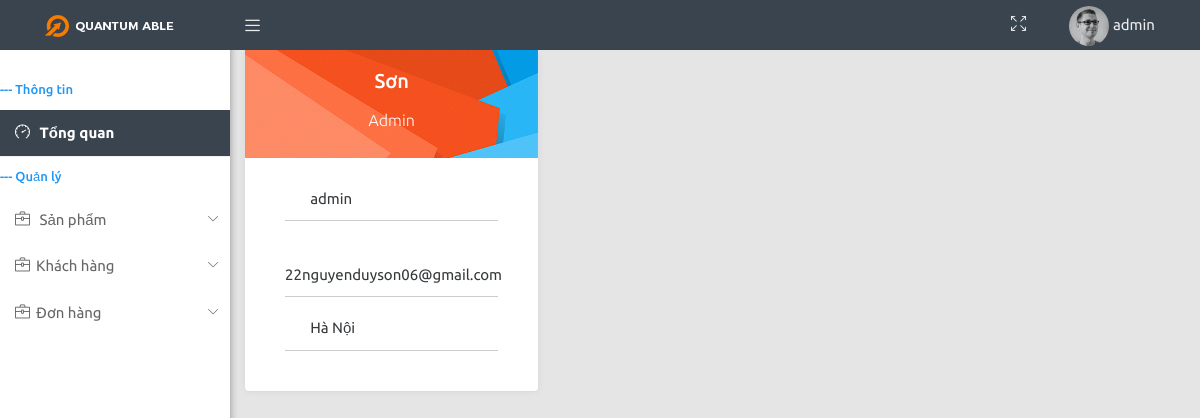
The app's page /public/Manager/showProfile (signed in) with its own data.
### tables this page shows
CREATE TABLE `user` (
  `id` int(11) NOT NULL,
  `name` varchar(50) NOT NULL,
  `phone_number` varchar(20) NOT NULL,
  `address` varchar(100) NOT NULL,
  `account` varchar(50) NOT NULL,
  `password` varchar(100) NOT NULL,
  `email` varchar(50) NOT NULL,
  `permission` int(11) NOT NULL DEFAULT 0,
  `image` varchar(100) DEFAULT NULL
);

### app/libraries/Core.php (called while the page is built, shortened)
<?php
class Core
{
    protected $currentMethod = 'index';
    public function __construct()
    {
        $url = $this->getUrl();
        if (isset($url[0])) {
            if (file_exists('../app/controllers/' . ucwords($url[0]) . '.php')) {
                unset($url[0]);
            }
        }
        $this->currentController = new $this->currentController;
        if (isset($url[1])) {
            if (method_exists($this->currentController, $url[1])) {
                $this->currentMethod = $url[1];
                unset($url[1]);
            }
        }
        $this->params = $url ? array_values($url) : [];
        call_user_func_array([$this->currentController, $this->currentMethod], $this->params);
    }
    public function getUrl()
    {
        if (isset($_GET['url'])) {
            $url = trim($_GET['url'], '/');
            $url = filter_var($url, FILTER_SANITIZE_URL);
            $url = explode('/', $url);
            return $url;
        }
    }
}

### app/require.php (called while the page is built, shortened)
<?php
    require_once 'libraries/Core.php';
    require_once 'libraries/Controller.php';
    require_once 'libraries/Database.php';
    $init = new Core();

### public/index.php (called while the page is built)
<?php
  require_once '../app/require.php';
?>

### app/libraries/Database.php (called while the page is built, shortened)
<?php
    class Database {
        private $dbHost = DB_HOST;
        private $dbUser = DB_USER;
        private $dbPass = DB_PASS;
        private $dbName = DB_NAME;
        private $statement;
        private $dbHandler;
        public function __construct() {
            $conn = 'mysql:host=' . $this->dbHost . ';dbname=' . $this->dbName;
            $options = array(
                PDO::ATTR_PERSISTENT => true,
                PDO::ATTR_ERRMODE => PDO::ERRMODE_EXCEPTION
            );
            try {
                $this->dbHandler = new PDO($conn, $this->dbUser, $this->dbPass, $options);
            } catch (PDOException $e) {
                $this->error = $e->getMessage();
                echo $this->error;
            }
        }
        public function query($sql) {
            $this->statement = $this->dbHandler->prepare($sql);
        }
        public function bind($parameter, $value, $type = null) {
            switch (is_null($type)) {
                default:
                    $type = PDO::PARAM_STR;
            }
            $this->statement->bindValue($parameter, $value, $type);
        }
        public function execute() {
            return $this->statement->execute();
        }
        public function single() {
            $this->execute();
            return $this->statement->fetch(PDO::FETCH_ASSOC);
        }
    }

### app/models/UserModel.php (called while the page is built, shortened)
<?php
    class UserModel {
        protected $connect;
        public function __construct() {
            $this->connect = new Database;
        }
        public function getUserData($username)
        {
            $sql = "SELECT * FROM `user` WHERE `account` = ?";
            $this->connect->query($sql);
            $this->connect->bind(1, $username);
            $this->connect->execute();
            return $this->connect->single();
        }
    }

### app/views/admin/profile.php (the view, shortened to what this page needs)
<?php
require_once APPROOT . "/views/layout/admin/header.php";
require_once APPROOT . "/views/layout/admin/sidebar.php";
?>
<div class="content-wrapper">
    <div class="col-lg-4">
        <div class="card">
            <div class="user-block-2">
                <h5><?php echo $data['name'] ?></h5>
                <h6>
                    <?php if ($_SESSION['permission'] == 1): ?>
                        <?php echo "Admin" ?>
                    <?php else: ?>
                        <?php echo "Người dùng"; ?>
                    <?php endif; ?>
                </h6>
            </div>
            <div class="card-block">
                <div class="user-block-2-activities">
                    <div class="user-block-2-active">
                        <i class="icofont icofont-ui-user"></i> <?php echo $data['account'] ?>
                    </div>
                </div>
                <div class="user-block-2-activities">
                    <div class="user-block-2-active">
                        <i class="icofont icofont-mail"></i> <?php echo $data['email'] ?>
                    </div>
                </div>
                <div class="user-block-2-activities">
                    <div class="user-block-2-active">
                        <i class="icofont icofont-address-book"></i> <?php echo $data['address'] ?>
                    </div>
                </div>
            </div>
        </div>
    </div>
</div>
<?php
require_once APPROOT . "/views/layout/admin/footer.php";
?>

### public/assets/css/menu.css (style rules this page uses)
.fixed .content-wrapper { margin-top: 50px; }
.content-wrapper { height: 100%; background-color: #ebeff2; margin-left: 230px; z-index: 820; -webkit-transition: all 0.3s ease-in-out; -moz-transition: all 0.3s ease-in-out; -ms-transition: all 0.3s ease-in-out; transition: all 0.3s ease-in-out; }

### records on screen
user: name "Sơn", account "admin", email "22nguyenduyson06@gmail.com", address "Hà Nội"

### other values on screen
$_SESSION['username'] "admin"
